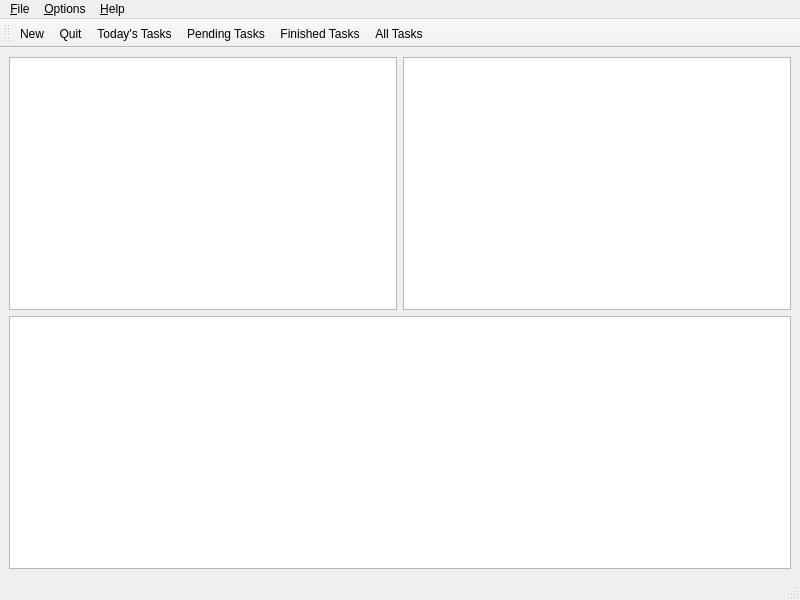
<?xml version="1.0" encoding="UTF-8"?>
<ui version="4.0">
 <class>ToDoApp</class>
 <widget class="QMainWindow" name="ToDoApp">
  <property name="geometry">
   <rect>
    <x>0</x>
    <y>0</y>
    <width>800</width>
    <height>600</height>
   </rect>
  </property>
  <property name="windowTitle">
   <string>ToDoApp</string>
  </property>
  <widget class="QWidget" name="centralwidget">
   <layout class="QVBoxLayout" name="verticalLayout_2">
    <item>
     <layout class="QVBoxLayout" name="verticalLayout">
      <item>
       <layout class="QHBoxLayout" name="horizontalLayout">
        <item>
         <widget class="QListWidget" name="todays_task">
          <property name="dragEnabled">
           <bool>false</bool>
          </property>
          <property name="dragDropOverwriteMode">
           <bool>false</bool>
          </property>
          <property name="dragDropMode">
           <enum>QAbstractItemView::DragOnly</enum>
          </property>
          <property name="defaultDropAction">
           <enum>Qt::MoveAction</enum>
          </property>
          <property name="selectionBehavior">
           <enum>QAbstractItemView::SelectItems</enum>
          </property>
          <property name="sortingEnabled">
           <bool>true</bool>
          </property>
         </widget>
        </item>
        <item>
         <widget class="QListWidget" name="to_be_done">
          <property name="dragEnabled">
           <bool>false</bool>
          </property>
          <property name="dragDropOverwriteMode">
           <bool>false</bool>
          </property>
          <property name="dragDropMode">
           <enum>QAbstractItemView::DragOnly</enum>
          </property>
          <property name="defaultDropAction">
           <enum>Qt::MoveAction</enum>
          </property>
         </widget>
        </item>
       </layout>
      </item>
      <item>
       <widget class="QListWidget" name="finished">
        <property name="editTriggers">
         <set>QAbstractItemView::DoubleClicked|QAbstractItemView::EditKeyPressed</set>
        </property>
        <property name="dragEnabled">
         <bool>false</bool>
        </property>
        <property name="dragDropOverwriteMode">
         <bool>false</bool>
        </property>
        <property name="dragDropMode">
         <enum>QAbstractItemView::DropOnly</enum>
        </property>
        <property name="defaultDropAction">
         <enum>Qt::MoveAction</enum>
        </property>
        <property name="alternatingRowColors">
         <bool>false</bool>
        </property>
       </widget>
      </item>
     </layout>
    </item>
   </layout>
  </widget>
  <widget class="QMenuBar" name="menubar">
   <property name="geometry">
    <rect>
     <x>0</x>
     <y>0</y>
     <width>800</width>
     <height>27</height>
    </rect>
   </property>
   <widget class="QMenu" name="menu_File">
    <property name="title">
     <string>&amp;File</string>
    </property>
    <addaction name="action_New"/>
    <addaction name="action_Quit"/>
   </widget>
   <widget class="QMenu" name="menuOptions">
    <property name="title">
     <string>&amp;Options</string>
    </property>
    <addaction name="separator"/>
    <addaction name="actionToday_s_Tasks"/>
    <addaction name="action_Task_Pending"/>
    <addaction name="action_Task_finished"/>
    <addaction name="actionAll_Tasks"/>
   </widget>
   <widget class="QMenu" name="menu_Help">
    <property name="title">
     <string>&amp;Help</string>
    </property>
   </widget>
   <addaction name="menu_File"/>
   <addaction name="menuOptions"/>
   <addaction name="menu_Help"/>
  </widget>
  <widget class="QStatusBar" name="statusbar"/>
  <widget class="QToolBar" name="toolBar">
   <property name="windowTitle">
    <string>toolBar</string>
   </property>
   <attribute name="toolBarArea">
    <enum>TopToolBarArea</enum>
   </attribute>
   <attribute name="toolBarBreak">
    <bool>false</bool>
   </attribute>
   <addaction name="action_New"/>
   <addaction name="action_Quit"/>
   <addaction name="actionToday_s_Tasks"/>
   <addaction name="action_Task_Pending"/>
   <addaction name="action_Task_finished"/>
   <addaction name="actionAll_Tasks"/>
  </widget>
  <action name="action_New">
   <property name="icon">
    <iconset resource="resources.qrc">
     <normaloff>:/Desktop/ilyas c++/icons/new_file.png</normaloff>:/Desktop/ilyas c++/icons/new_file.png</iconset>
   </property>
   <property name="text">
    <string>&amp;New</string>
   </property>
   <property name="shortcut">
    <string>Ctrl+N</string>
   </property>
  </action>
  <action name="action_Quit">
   <property name="icon">
    <iconset resource="resources.qrc">
     <normaloff>:/Desktop/ilyas c++/icons/quit_icon.png</normaloff>:/Desktop/ilyas c++/icons/quit_icon.png</iconset>
   </property>
   <property name="text">
    <string>&amp;Quit</string>
   </property>
   <property name="shortcut">
    <string>Ctrl+W</string>
   </property>
  </action>
  <action name="action_Task_Pending">
   <property name="icon">
    <iconset resource="resources.qrc">
     <normaloff>:/Downloads/icons8-and-64.png</normaloff>:/Downloads/icons8-and-64.png</iconset>
   </property>
   <property name="text">
    <string>Pending &amp;Tasks</string>
   </property>
  </action>
  <action name="action_Task_finished">
   <property name="icon">
    <iconset resource="resources.qrc">
     <normaloff>:/Downloads/icons8-tâche-terminée-48.png</normaloff>:/Downloads/icons8-tâche-terminée-48.png</iconset>
   </property>
   <property name="text">
    <string>Finished &amp;Tasks </string>
   </property>
  </action>
  <action name="actionToday_s_Tasks">
   <property name="icon">
    <iconset resource="resources.qrc">
     <normaloff>:/Downloads/icons8-tâche-48.png</normaloff>:/Downloads/icons8-tâche-48.png</iconset>
   </property>
   <property name="text">
    <string>Today's &amp;Tasks</string>
   </property>
  </action>
  <action name="actionAll_Tasks">
   <property name="text">
    <string>All &amp;Tasks</string>
   </property>
  </action>
 </widget>
 <resources>
  <include location="resources.qrc"/>
 </resources>
 <connections>
  <connection>
   <sender>action_Quit</sender>
   <signal>triggered()</signal>
   <receiver>ToDoApp</receiver>
   <slot>close()</slot>
   <hints>
    <hint type="sourcelabel">
     <x>-1</x>
     <y>-1</y>
    </hint>
    <hint type="destinationlabel">
     <x>399</x>
     <y>299</y>
    </hint>
   </hints>
  </connection>
 </connections>
</ui>
